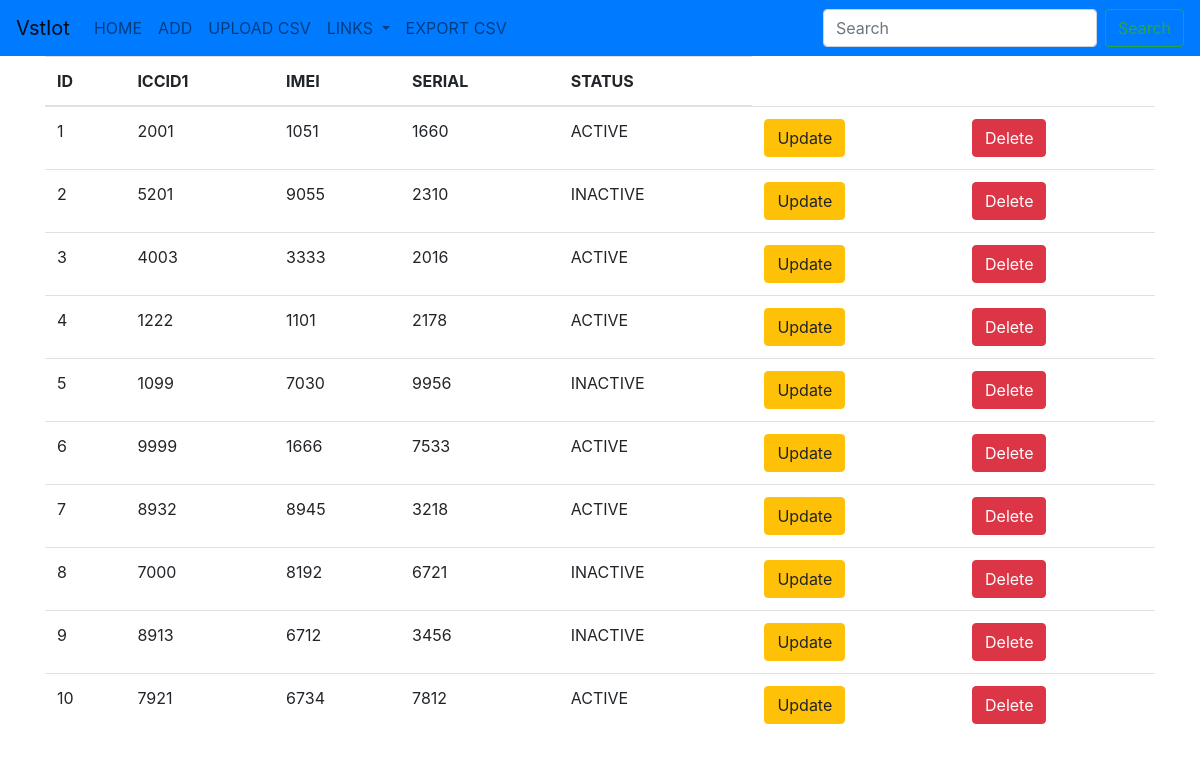
/branch4, run on an earlier commit of the app's database.
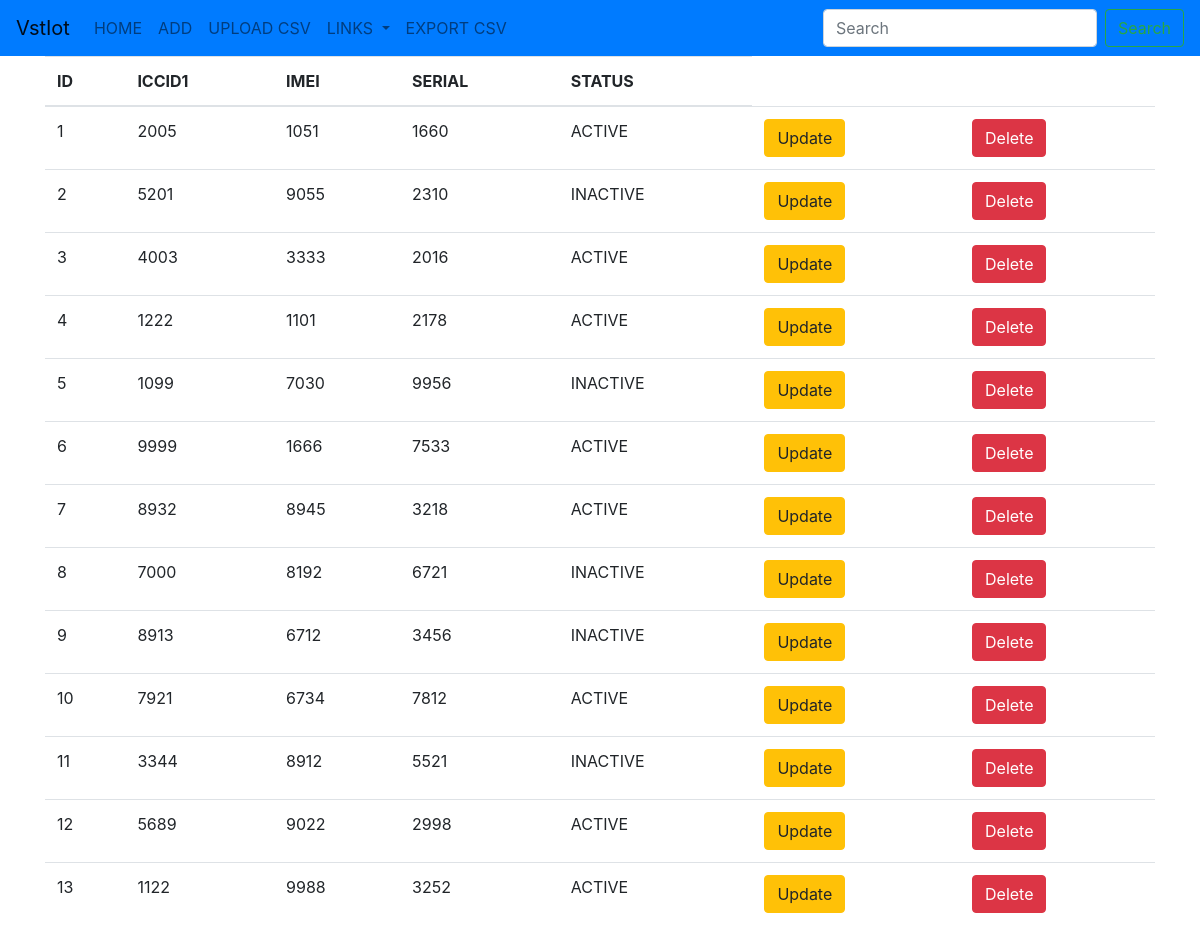
And on a later commit of the database.
### vstiot/models.py (models this page shows)
class Branch3(models.Model):
    iccid1 = models.CharField(max_length=50,blank=False)
    imei = models.CharField(max_length=50,blank=False)
    serial = models.CharField(max_length=50,blank=False)
    choices = (
        ('ACTIVE','active'),
        ('INACTIVE','not active'),
    )
    status = models.CharField(max_length=50,blank=False,choices=choices,default='INACTIVE')

### vstiot/views.py (the view)
# urls.py: path('branch4',branch4,name='branch4'),
def branch4(request):
    branch4 = Branch3.objects.all()
    context = {
        'branch4':branch4
    }
    return render(request,'branch4.html',context)

### templates/branch4.html
{% extends 'base4.html' %}
{% block body %}
<div class="container">
    <table class="table table-hover">
        <thead>
            <tr>
                <th>ID</th>
                <th>ICCID1</th>
                <th>IMEI</th>
                <th>SERIAL</th>
                <th>STATUS</th>
            </tr>
        </thead>
        <tbody>
            {% for item in branch4 %}
            <tr>
                <td>{{item.id}}</td>
                <td>{{item.iccid1}}</td>
                <td>{{item.imei}}</td>
                <td>{{item.serial}}</td>
                <td>{{item.status}}</td>
                <td><a href="{% url 'update2branch4' item.id %}" class="btn btn-warning btn-md">Update</a></td>
                <td><a href="{% url 'delete2branch4' item.id %}" class="btn btn-danger btn-md">Delete</a></td>
            </tr>
            {% endfor %}
        </tbody>
    </table>
</div>
{% endblock %}

What changed in the data, as far as the page shows it:
changed Branch3 id 1: iccid1 "2001" → "2005"
added Branch3: id "11", iccid1 "3344", imei "8912", serial "5521", status "INACTIVE"
added Branch3: id "12", iccid1 "5689", imei "9022", serial "2998", status "ACTIVE"
added Branch3: id "13", iccid1 "1122", imei "9988", serial "3252", status "ACTIVE"
